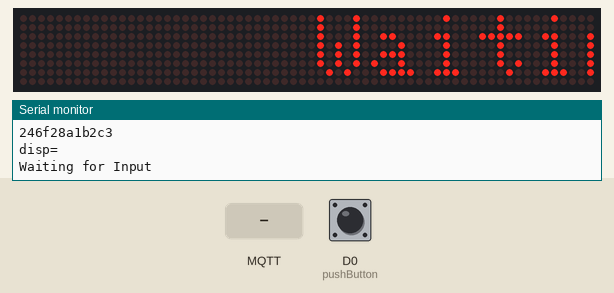
This sketch was run on a simulated ESP8266 (NodeMCU). On the bench: 64×8 LED matrix, the last lines printed to the serial monitor. Inputs (shaded band) come from the test bench; at power-on: D0 (pushButton) LOW. WiFi joins after 1.5 s; servers stay silent unless stated; no MQTT or app messages arrive unless stated. At 49.6 s the program restarts the board; the recording ends there.

Above: at 2.78 s.
2.8 s: MQTT message "1" arrives on the first subscribed topic
14.5 s: MQTT message "on" arrives on the first subscribed topic
At 20.12 s:
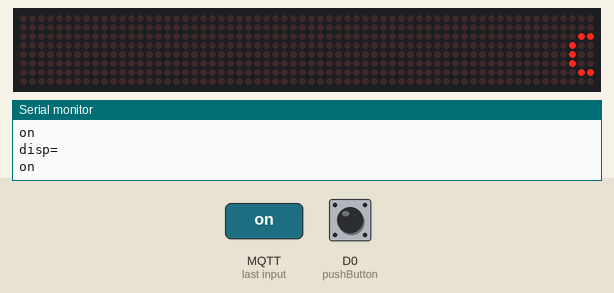
26.2 s: MQTT message "off" arrives on the first subscribed topic
At 29.24 s:
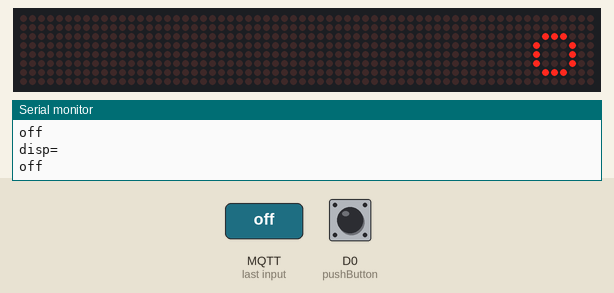
37.9 s: MQTT message "1" arrives on the second subscribed topic
At 38.81 s:
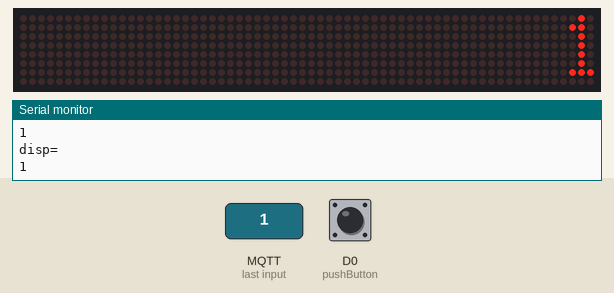

The sketch:

diy_display.ino
```cpp
#include <WiFiManager.h> // https://github.com/tzapu/WiFiManager
#include <PubSubClient.h> //https://www.arduino.cc/reference/en/libraries/pubsubclient/
#include <ESP8266WiFi.h>
#include <SPI.h>
#include <Adafruit_GFX.h>
#include <Max72xxPanel.h>
//#include <ESP32Ping.h>

//Vcc - Vcc
//Gnd - Gnd
//Din - Mosi (Pin GPIO23)
//Cs  - SS (Pin GPIO22)
//Clk - Sck (Pin GPIO18)
const int pinCS = D4;
const int numberOfHorizontalDisplays = 8;
const int numberOfVerticalDisplays = 1;
Max72xxPanel matrix = Max72xxPanel(pinCS, numberOfHorizontalDisplays, numberOfVerticalDisplays);
const int wait = 40;
const int spacer = 1;
const int width = 5 + spacer; // Ancho de la fuente a 5 pixeles
String textin;
String topicin, topicout, macadd;
byte mac[6];                     // the MAC address of your Wifi shield
char topic_in[50], topic_out[50], cid[50];
int pushButton = D0;

const char* mqtt_server = "broker.emqx.io";

WiFiClient espClient;
PubSubClient client(espClient);
long lastMsg = 0;
char msg[50000];
int value = 0;

WiFiManager wm;
void callback(char* topic, byte* message, unsigned int length) {
  textin = "";
  Serial.print("Message arrived on topic: ");
  Serial.print(topic);
  Serial.print(". Message: ");

  for (int i = 0; i < length; i++) {
    Serial.print((char)message[i]);
    textin += (char)message[i];
  }
  Serial.println();
  textin = textin;

  Serial.println(textin);
  // Feel free to add more if statements to control more GPIOs with MQTT


}
void setup() {
  digitalWrite(pinCS, LOW);
  pinMode(pushButton, INPUT);
  WiFi.mode(WIFI_STA);
  Serial.begin(115200);

  textin = "No Internet";
  matrix. setIntensity ( 15 ) ;  // Adjust the brightness between 0 and 15
  matrix. setPosition ( 0 ,  0 ,  0 ) ;  // The first display is at <0, 0>
  matrix. setPosition ( 1 ,  1 ,  0 ) ;  // The second display is at <1, 0>
  matrix. setPosition ( 2 ,  2 ,  0 ) ;  // The third display is in <2, 0>
  matrix. setPosition ( 3 ,  3 ,  0 ) ;  // The fourth display is at <3, 0>
  matrix. setPosition ( 4 ,  4 ,  0 ) ;  // The fifth display is at <4, 0>
  matrix. setPosition ( 5 ,  5 ,  0 ) ;  // The sixth display is at <5, 0>
  matrix. setPosition ( 6 ,  6 ,  0 ) ;  // The seventh display is at <6, 0>
  matrix. setPosition ( 7 ,  7 ,  0 ) ;  // The eighth display is in <7, 0>
  matrix. setPosition ( 8 ,  8 ,  0 ) ;  // The ninth display is at <8, 0>
  matrix. setRotation ( 0 ,  1 ) ;     // Display position
  matrix. setRotation ( 1 ,  1 ) ;     // Display position
  matrix. setRotation ( 2 ,  1 ) ;     // Display position
  matrix. setRotation ( 3 ,  1 ) ;     // Display position
  matrix. setRotation ( 4 ,  1 ) ;     // Display position
  matrix. setRotation ( 5 ,  1 ) ;     // Display position
  matrix. setRotation ( 6 ,  1 ) ;     // Display position
  matrix. setRotation ( 7 ,  1 ) ;     // Display position
  matrix. setRotation ( 8 ,  1 ) ;     // Display position

  bool res;
  // res = wm.autoConnect(); // auto generated AP name from chipid
  // res = wm.autoConnect("AutoConnectAP"); // anonymous ap
  res = wm.autoConnect("WiFiDisplay1", "WiFiDisplay1"); // password protected ap

  if (!res) {
    Serial.println("Failed to connect");
    // ESP.restart();
  }
  else {
    //if you get here you have connected to the WiFi
    Serial.println("connected...yeey :)");
    Serial.println(WiFi.SSID());
    Serial.println(WiFi.psk());
    Serial.println(WiFi.localIP());
    WiFi.macAddress(mac);
    String id1 = String(mac[0], HEX);
    String id2 = String(mac[1], HEX);
    String id3 = String(mac[2], HEX);
    String id4 = String(mac[3], HEX);
    String id5 = String(mac[4], HEX);
    String id6 = String(mac[5], HEX);
    macadd = id1 + id2 + id3 + id4 + id5 + id6;
    Serial.println(macadd);
    topicin = "/maxelarator/diydisplay1/intopic/" + macadd;
    topicout = "/maxelarator/diydisplay1/outtopic/" + macadd;
    macadd.toCharArray(cid, 50);
    topicin.toCharArray(topic_in, 50);
    topicout.toCharArray(topic_out, 50);
    Serial.println(topic_in);
    Serial.println(topic_out);
    Serial.println(cid);
    client.setServer(mqtt_server, 1883);
    client.setCallback(callback);
    textin = "Waiting for Input     ";
  }

}
void reconnect() {
  while (!client.connected()) {
    /*
      String sssid = WiFi.SSID();
      char ssid[50];
      sssid.toCharArray(ssid, 50);
      String passs =  WiFi.psk();
      char pass[50];
      passs.toCharArray(pass, 50);
      WiFi.begin(ssid, pass);*/
    disp();
    WiFi.reconnect();
    Serial.print("Attempting MQTT connection...");
    // Create a random client ID
    // String clientId = "ESP8266Client-";
    // clientId += String(random(0xffff), HEX);
    // Attempt to connect
    if (client.connect(cid)) {
      disp();
      Serial.println("connected");
      client.subscribe(topic_out);
      client.publish(topic_out, "connected");
      client.subscribe(topic_in);
    } else {
      Serial.print("failed, rc=");
      Serial.print(client.state());
      Serial.println(" try again in 5 seconds");
      disp();
      delay(5000);
    }
  }
}

void loop() {
  int buttonState = digitalRead(pushButton);
  if (buttonState == 1) {
    wm.resetSettings();
    ESP.restart();
  }
  if (!client.connected()) {
    reconnect();
  }
  client.loop();

  //String string = textin;
  //Serial.print(string + "\n");
  disp();
  //client.publish("outTopic", "connected");
}
void disp() {
  Serial.println("disp= ");
  Serial.println(textin);
  long int time = millis();

  for (int i = 0; i < width * textin.length() + matrix.width() - 1 - spacer; i++) {
    matrix.fillScreen(LOW);
    int letter = i / width;
    int x = (matrix.width() - 1) - i % width;
    int y = (matrix.height() - 8) / 2; // Centrar el texto
    while (x + width - spacer >= 0 && letter >= 0) {
      if (letter < (textin.length())) {
        matrix.drawChar(x, y, textin[letter], HIGH, LOW, 1);
      }
      letter--;
      x -= width;
    }
    matrix.write(); // Muestra loscaracteres
    delay(wait);
  }
}
```
